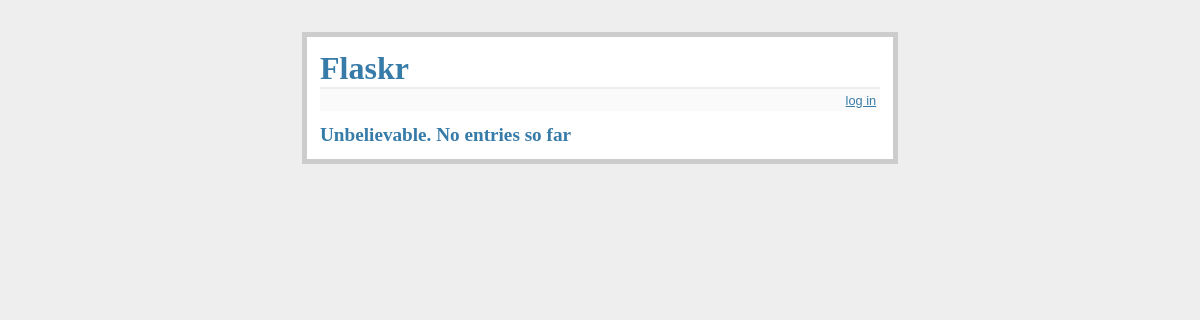
Before: / with the older database file.
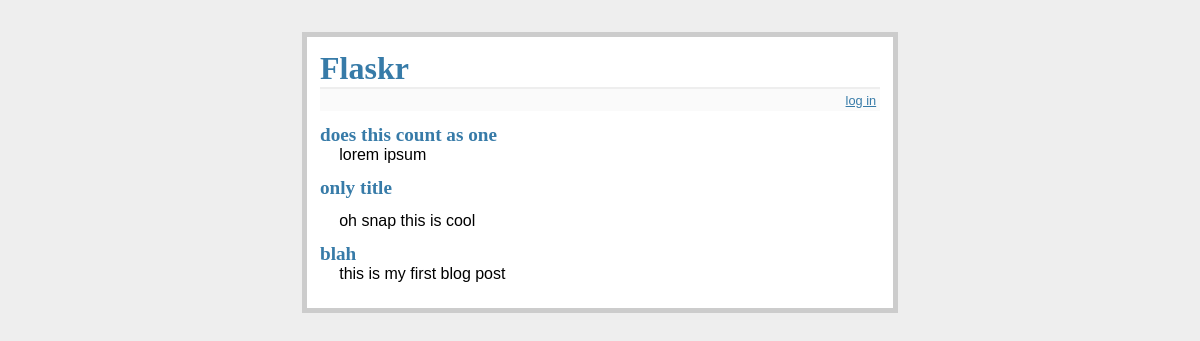
After: the same page with the newer database file.
### tables this page shows
CREATE TABLE entries (
  id integer primary key autoincrement,
  title text not null,
  'text' text not null
);

### flaskr.py (the view)
@app.route('/')
def show_entries():
  db = get_db()
  cur = db.execute('select title, text from entries order by id desc')
  entries = cur.fetchall()
  return render_template('show_entries.html', entries=entries)

### flaskr.py (called while the page is built)
def connect_db():
    rv = sqlite3.connect(app.config['DATABASE'])
    rv.row_factory = sqlite3.Row
    return rv

def get_db():
  if not hasattr(g, 'sqlite_db'):
    g.sqlite_db = connect_db()
  return g.sqlite_db

### templates/show_entries.html (shortened to what this page needs)
{% extends "layout.html" %}
{% block body %}
    <ul class=entries>
      {% for entry in entries %}
        <li><h2>{{ entry.title }}</h2> {{entry.text|safe}}</li>
      {% else %}
      <h2>Unbelievable. No entries so far</h2>
      {% endfor %}
    </ul>
{% endblock %}

### templates/layout.html (shortened to what this page needs)
<!doctype html>
<link rel=stylesheet type=text/css href="{{ url_for('static', filename='style.css') }}">
<div class='page'>
  <h1>Flaskr</h1>
  <div class=metanav>
    {% if not session.logged_in %}
      <a href="{{ url_for('login') }}">log in</a>
    {% else %}
      <a href="{{ url_for('logout') }}">log out</a>
    {% endif %}
  </div>
  {% block body %}{% endblock %}
</div>

### static/style.css (style rules this page uses)
a, h1, h2 { color: #377ba8; }
h1, h2 { font-family: 'Georgia', serif; margin: 0; }
h1 { border-bottom: 2px solid #eee; }
h2 { font-size: 1.2em; }
.page { margin: 2em auto; width: 35em; border: 5px solid #ccc; padding: 0.8em; background: white; }
.entries { list-style: none; margin: 0; padding: 0; }
.entries li { margin: 0.8em 1.2em; }
.entries li h2 { margin-left: -1em; }
.metanav { text-align: right; font-size: 0.8em; padding: 0.3em; margin-bottom: 1em; background: #fafafa; }

Changed rows visible on the page:
added entries: title "does this count as one", text "lorem ipsum"
added entries: title "only title"
added entries: text "oh snap this is cool"
added entries: title "blah", text "this is my first blog post"
Other visible differences:
text no longer shown: "Unbelievable. No entries so far"
